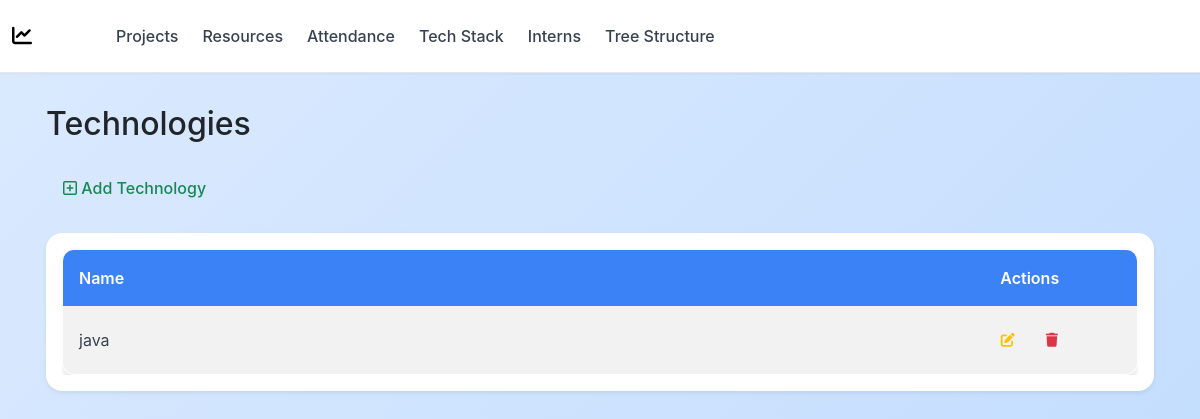
Before: /interns/technologies/ with the older database file.
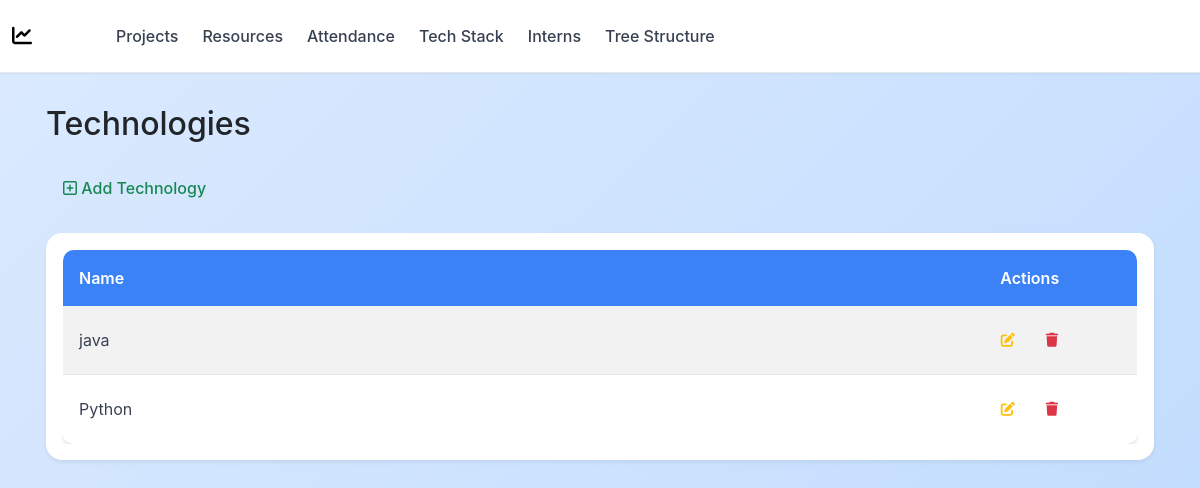
After: the same page with the newer database file.
### interns/models.py (models this page shows, shortened)
class Technology(models.Model):
    name = models.CharField(max_length=50, unique=True)

### interns/views.py (the view)
# urls.py: path('technologies/', views.technology_list, name='technology_list'),
def technology_list(request):
    technologies = Technology.objects.all()
    return render(request, 'technologies/technology_list.html', {'technologies': technologies})

### interns/templates/technologies/technology_list.html
{% extends 'base.html' %}
{% block content %}
<div class="container">
    <h2 class="text-dark mb-4">Technologies</h2>
     <div class="d-flex justify-content-between align-items-center mb-4">
                <a href="{% url 'interns:technology_add' %}" class="btn btn-outline-success ">
                    <i class="far fa-plus-square"></i> Add Technology
                </a>
            </div>
    <div class="card shadow-sm border-0 mb-3">
        <div class="card-body">
            <div class="table-responsive">
                <table class="table table-striped align-middle mb-0">
                    <thead class="table-dark">
                        <tr>
                            <th>Name</th>
                            <th class="text-center" style="width: 20%">Actions</th>
                        </tr>
                    </thead>
                    <tbody>
                        {% for tech in technologies %}
                        <tr>
                            <td>{{ tech.name }}</td>
                            <td class="text-center">
                                <div class="d-flex justify-content-center align-items-center gap-2">
                                    <a href="{% url 'interns:technology_edit' tech.pk %}"
                                       class="btn btn-sm btn-outline-warning d-flex align-items-center justify-content-center"
                                       title="Edit" style="width: 36px; height: 36px;">
                                        <i class="fas fa-pen-to-square"></i>
                                    </a>
                                    <a href="{% url 'interns:technology_delete' tech.pk %}"
                                       class="btn btn-sm btn-outline-danger d-flex align-items-center justify-content-center"
                                       title="Delete" style="width: 36px; height: 36px;">
                                        <i class="fas fa-trash"></i>
                                    </a>
                                </div>
                            </td>
                        </tr>
                        {% empty %}
                        <tr>
                            <td colspan="2" class="text-center text-muted">No technologies added yet.</td>
                        </tr>
                        {% endfor %}
                    </tbody>
                </table>
            </div>
        </div>
    </div>
</div>
{% endblock %}

Changed rows visible on the page:
added Technology: name "Python"
